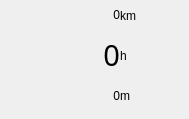
     <widget class="QWidget" name="scrollAreaWidgetContents_13">
      <property name="geometry">
       <rect>
        <x>0</x>
        <y>0</y>
        <width>189</width>
        <height>119</height>
       </rect>
      </property>
      <widget class="QLabel" name="totle_km">
       <property name="geometry">
        <rect>
         <x>20</x>
         <y>0</y>
         <width>100</width>
         <height>30</height>
        </rect>
       </property>
       <property name="text">
        <string>0</string>
       </property>
       <property name="alignment">
        <set>Qt::AlignRight|Qt::AlignTrailing|Qt::AlignVCenter</set>
       </property>
      </widget>
      <widget class="QLabel" name="totle_tm">
       <property name="geometry">
        <rect>
         <x>20</x>
         <y>40</y>
         <width>100</width>
         <height>30</height>
        </rect>
       </property>
       <property name="font">
        <font>
         <family>AR PL UKai CN</family>
         <pointsize>22</pointsize>
         <weight>50</weight>
         <italic>false</italic>
         <bold>false</bold>
        </font>
       </property>
       <property name="text">
        <string>0</string>
       </property>
       <property name="alignment">
        <set>Qt::AlignRight|Qt::AlignTrailing|Qt::AlignVCenter</set>
       </property>
      </widget>
      <widget class="QLabel" name="totle_m">
       <property name="geometry">
        <rect>
         <x>20</x>
         <y>81</y>
         <width>100</width>
         <height>30</height>
        </rect>
       </property>
       <property name="text">
        <string>0</string>
       </property>
       <property name="alignment">
        <set>Qt::AlignRight|Qt::AlignTrailing|Qt::AlignVCenter</set>
       </property>
      </widget>
      <widget class="QLabel" name="label_49">
       <property name="geometry">
        <rect>
         <x>120</x>
         <y>0</y>
         <width>45</width>
         <height>31</height>
        </rect>
       </property>
       <property name="text">
        <string>km</string>
       </property>
      </widget>
      <widget class="QLabel" name="label_51">
       <property name="geometry">
        <rect>
         <x>120</x>
         <y>40</y>
         <width>45</width>
         <height>31</height>
        </rect>
       </property>
       <property name="text">
        <string>h</string>
       </property>
      </widget>
      <widget class="QLabel" name="label_52">
       <property name="geometry">
        <rect>
         <x>120</x>
         <y>80</y>
         <width>45</width>
         <height>31</height>
        </rect>
       </property>
       <property name="text">
        <string>m</string>
       </property>
      </widget>
     </widget>
